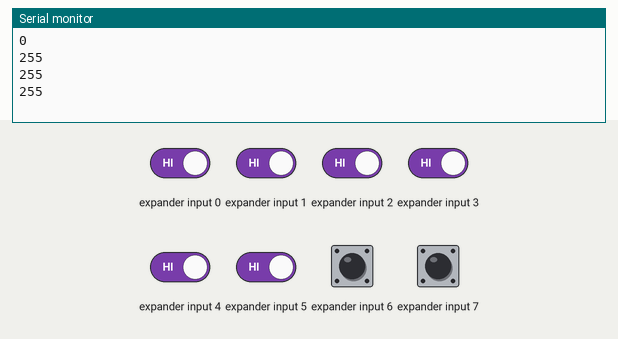
The sketch below on a simulated Arduino Uno, built with avr-gcc and run on an emulated ATmega328P. Parts: the last lines printed to the serial monitor. Wiring (inferred from the names in the program): input shift register (74HC165): load pin 2; clock pin 3; serial out pin 4. The test bench sets the inputs (shaded band); at power-on: expander input 0–7 HIGH.

Above: at 3.8 s.
3.9 s: expander input 0 driven LOW
At 4.3 s:
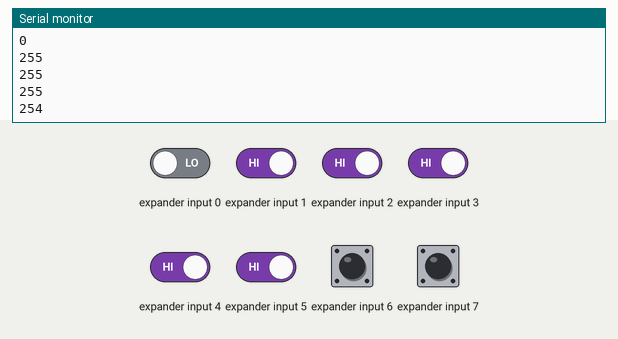
5.4 s: expander input 1 driven LOW
At 6.7 s:
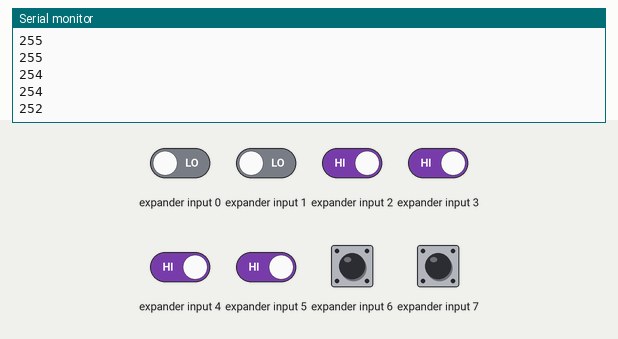
6.9 s: expander input 2 driven LOW
At 7.8 s:
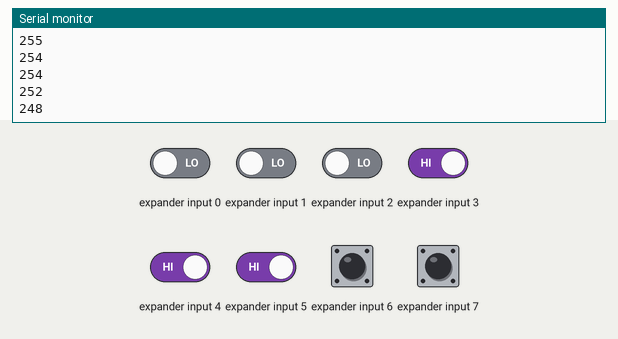
8.4 s: expander input 3 driven LOW
At 9.4 s:
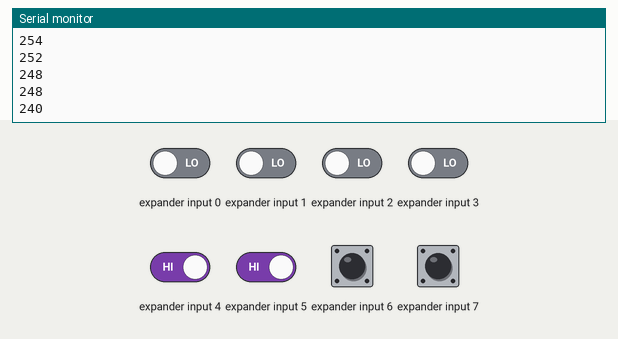
9.9 s: expander input 4 driven LOW
At 10.8 s:
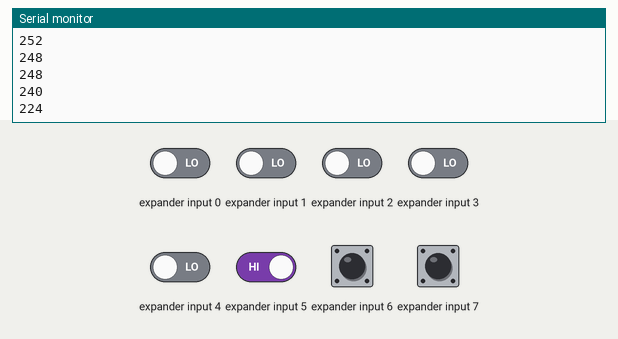
11.4 s: expander input 5 driven LOW
At 12.8 s:
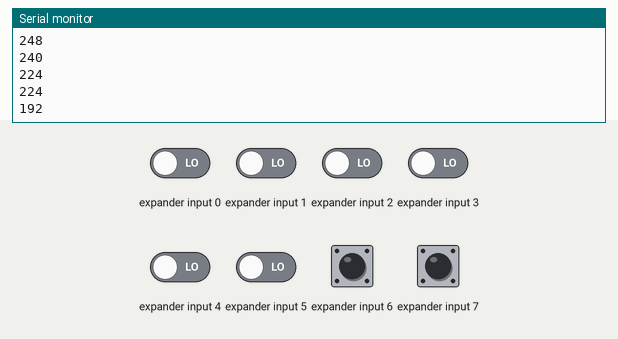
Timing chart, 0 to 13.9 s (numbered marks = the images above; inputs shaded):
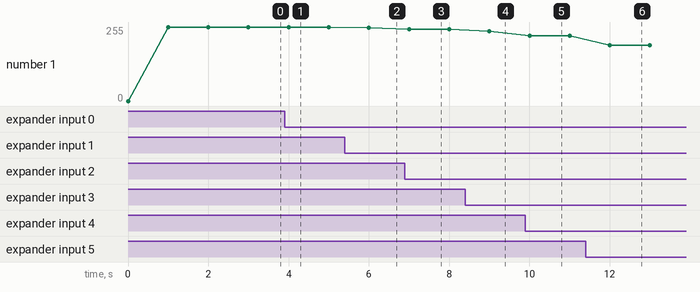

The sketch:

code2.ino
```cpp
/*
GENERAL DESCRIPTION
 The 74HC/HCT165 are high-speed Si-gate CMOS devices
 and are pin compatible with low power Schottky TTL
 (LSTTL). They are specified in compliance with JEDEC
 standard no. 7A.
 The 74HC/HCT165 are 8-bit parallel-load or serial-in shift
 registers with complementary serial outputs (Q7 and
 Q7) available from the last stage. When the parallel load
 (PL) input is LOW, parallel data from the D0 to
 D7 inputs are loaded into the register asynchronously.
 When PL is HIGH, data enters the register serially at the
 Ds input and shifts one place to the right
 (Q0 ® Q1 ® Q2, etc.) with each positive-going clock
 transition. This feature allows parallel-to-serial converter
 expansion by tying the Q7 output to the DS input of the
 succeeding stage.
 The clock input is a gated-OR structure which allows one
 input to be used as an active LOW clock enable (CE) input.
 The pin assignment for the CP and CE inputs is arbitrary
 and can be reversed for layout convenience. The
 LOW-to-HIGH transition of input CE should only take
 place while CP HIGH for predictable operation. Either the
 CP or the CE should be HIGH before the
 LOW-to-HIGH transition of PL to prevent shifting the data
 when PL is activated.

 ~PL(IN)    VCC
 CP(IN)     ~CE(GND)
 D4         D3
 D5         D2
 D6         D1
 D7         D0
 ~Q7(free)  DS(free)
 GND        Q7(out)

 PIN DESCRIPTION
 PIN NO. SYMBOL NAME AND FUNCTION
 1 PL asynchronous parallel load input (active LOW)
 (free)7 Q7 complementary output from the last stage
 (out)9 Q7 serial output from the last stage
 (clk/GND)2 CP clock input (LOW-to-HIGH edge-triggered)
 8 GND ground (0 V)
 GND 10 Ds serial data input
 11, 12, 13, 14, 3, 4, 5, 6 D0 to D7 parallel data inputs
 (clk/GND)15 CE clock enable input (active LOW)
 16 VCC positive supply voltage
 Fig.

 */

#define PL_ON  PORTD |=  _BV(2)
#define PL_OFF PORTD &= ~_BV(2)

#define CP_ON  PORTD |=  _BV(3)
#define CP_OFF PORTD &= ~_BV(3)

#define PINQ7  (PIND & _BV(4))

void setup()
{
  DDRD |= _BV(2);//pin9 B1 Shift Clock Pin 11
  DDRD |= _BV(3);//pin8 B0 Store Clock Pin 12

  Serial.begin(9600);

  while(true)
  {
    uint8_t data = get165();
    Serial.println(data);
    delay(1000);
  }
}
uint8_t get165()
{
  uint8_t data = 0;
  PL_OFF;
  PL_ON;
  for(uint8_t i=0;i<8;i++)
  {
    data = data << 1;
    if(PINQ7){
      data|=1;
    }
    CP_ON;
    CP_OFF;
  }
  return data;
}
void loop()
{

}
```

Measured:
- after the input at 3.9 s, the serial monitor: prints a new line after 0.10 s (image 1)
- after the input at 5.4 s, the serial monitor: prints a new line after 0.60 s (image 2)
- after the input at 6.9 s, the serial monitor: prints a new line after 0.10 s (image 3)
- after the input at 8.4 s, the serial monitor: prints a new line after 0.60 s (image 4)
- after the input at 9.9 s, the serial monitor: prints a new line after 0.10 s (image 5)
- after the input at 11.4 s, the serial monitor: prints a new line after 0.60 s (image 6)
- plotted number 1: 255 → 254 after the input at 3.9 s, 254 → 252 after the input at 5.4 s, 252 → 248 after the input at 6.9 s, 248 → 240 after the input at 8.4 s, 240 → 224 after the input at 9.9 s
